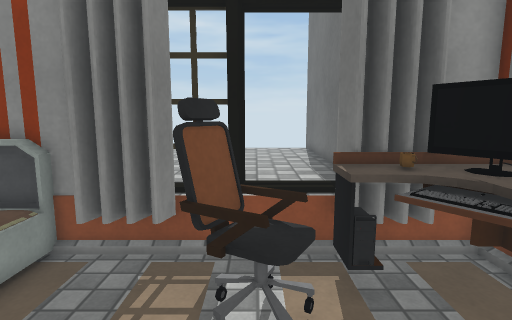
[1] (above)

16 first-person views from a walk through a scene from a Unity 3-D project. The camera is 1.4 m above the floor, tilts 8° down and sees 80° across. The floor is counted in squares, 0.36 m on a side. Each view is taken from the middle of a square. On the plan, view 1 faces up. The plan holds only what a view shows up to about 20 squares ahead; the rest is blank. The place goes on beyond the plan. The player character is not drawn. Some surface patterns are stand-ins.

[2]
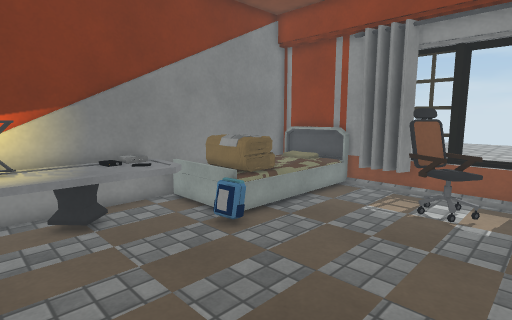

[3]
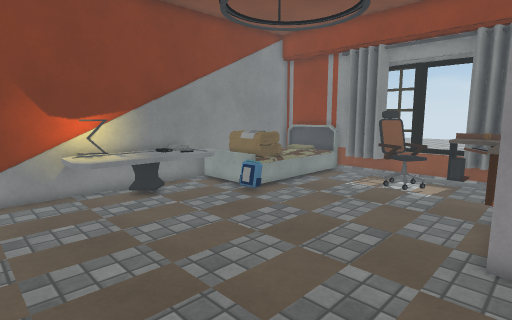

[4]
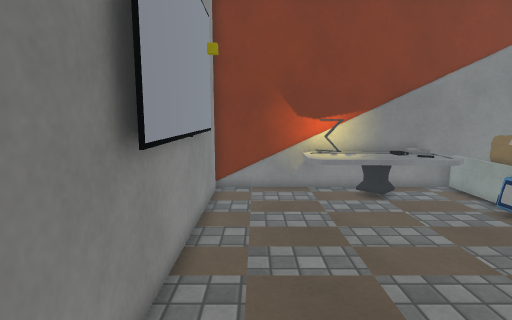

[5]
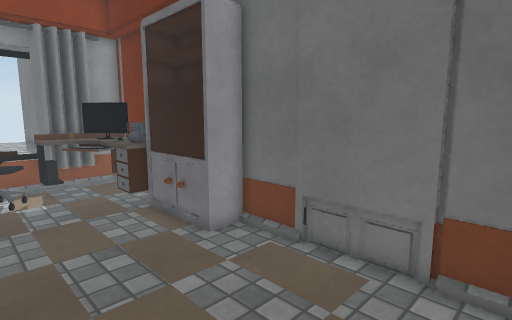

[6]
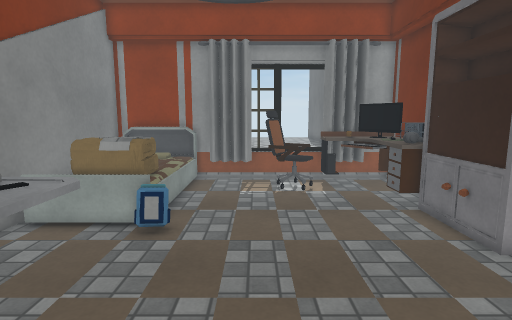

[7]
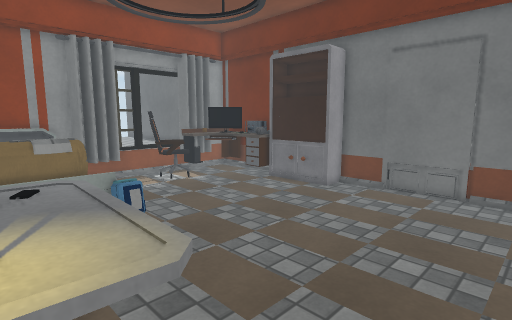

[8]
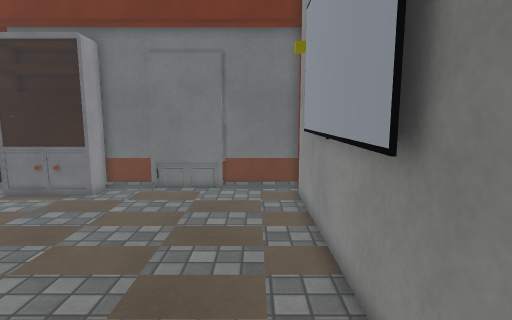

[9]
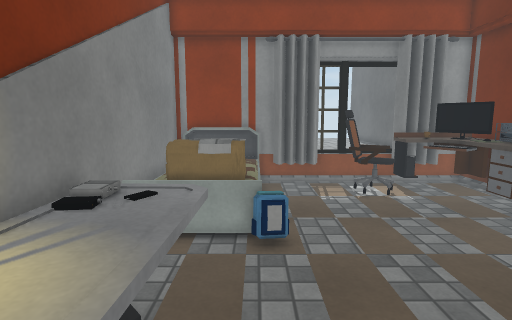

[10]
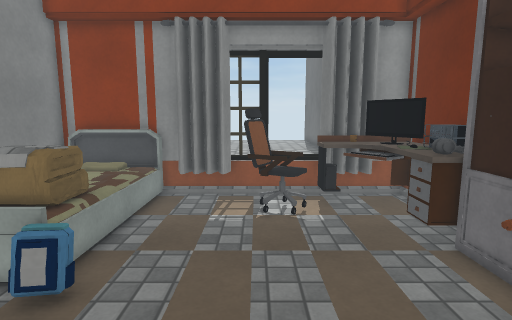

[11]
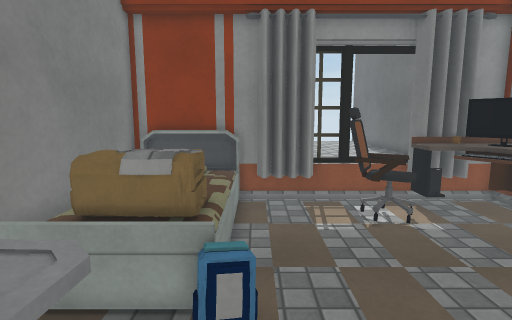

[12]
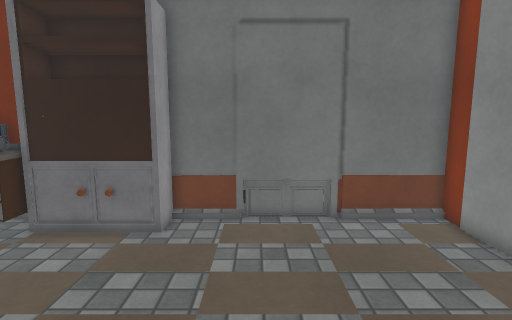

[13]
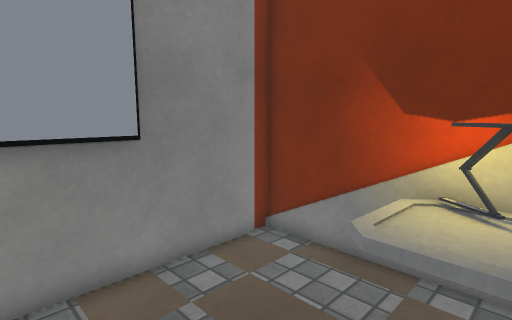

[14]
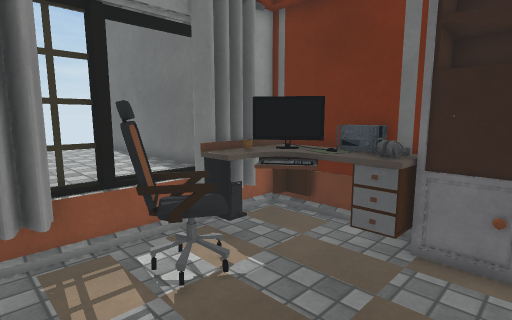

[15]
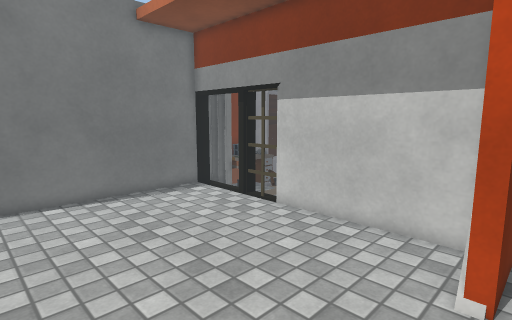

[16]
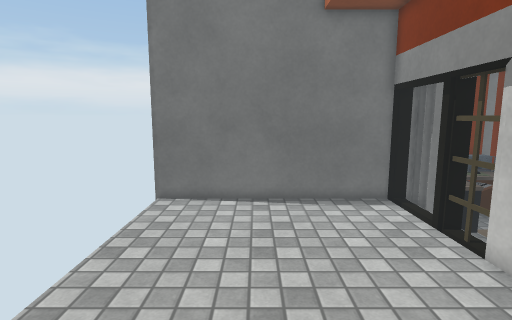

### Floor plan
Key: @ floor where view 1 was taken; # wall or solid block; x gap in a wall; . main floor; : floor 0.25 m higher than the main floor; + floor 0.75 m higher than the main floor; / step, stairs or slope; = window, fence, low wall or low ledge; O other object.
Columns run from 12 left of view 1 to 7 right of it. Each row starts with its distance up from view 1.
 21                #
 20 +     +++++++++##
 19       +++++++++##
 18      ++++++++++##
 17     +++++++++++##
 16  + ++++++++++++##
 15   +++++++++++++##
 14  ++++++++++++++##
 13 +++++++++++++++##
 12 +#+++++++++++++##
 11 +#+++++++++++++##
 10  #########+++++##
  9  #########x#=++#####
  8  #OOOOO.......OOOOO#
  7  #    /....OO.OOOOO#
  6  #    /....OOOOOOO #
  5  #    /....OOO.OOOO#
  4  #    /.....O...OOO#
  3  #    /.........OOO#
  2  #    O.........OOO#
  1  #    /..........OO
  0  #/////.....@....OO
 -1  # O /O:.........OO
 -2  #OOOO...........OO
 -3  #OOOO...........###
 -4  #OOOO.............#
 -5  #OOOO.............#
 -6  #OOOO.............#
 -7  #OOOO.............#
 -8  #OOOO.............#
 -9  #OOO..............#
-10  #.................#
-11  #.................#
-12  #.................#
-13  ###################

Where each view was taken, in squares from view 1:
view 1: 0 up, 0 right, facing up
view 2: 8 down, 3 right, facing up-left
view 3: 12 down, 6 right, facing up-left
view 4: 11 down, 6 right, facing left
view 5: 11 down, 1 left, facing up-right
view 6: 11 down, 2 left, facing up
view 7: 12 down, 10 left, facing up-right
view 8: 11 down, 10 left, facing right
view 9: 10 down, 6 left, facing up
view 10: 7 down, 1 left, facing up
view 11: 6 down, 5 left, facing up
view 12: 6 down, 5 left, facing right
view 13: 6 down, 3 left, facing down-left
view 14: 1 down, 4 left, facing up-right
view 15: 20 up, 12 left, facing down-right
view 16: 16 up, 11 left, facing right
